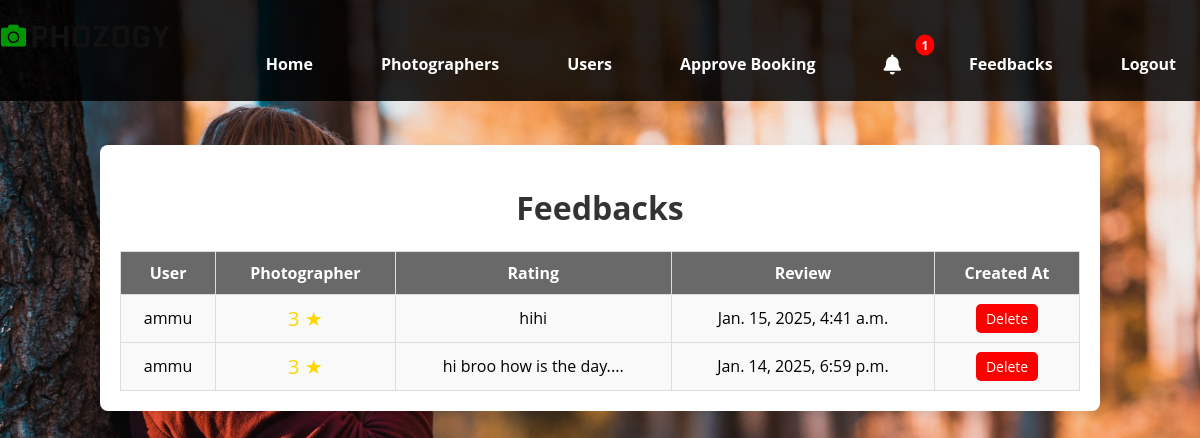
The page /admin_feedback_view/ on the database its author committed.
### app1/models.py (models this page shows, shortened)
class Feedback(models.Model):
    user = models.ForeignKey(user_registration, on_delete=models.CASCADE)  # The user providing the feedback
    rating = models.IntegerField(choices=[(i, str(i)) for i in range(1, 6)])  # Rating out of 5
    review = models.TextField(blank=True, null=True)  # Optional detailed review
    created_at = models.DateTimeField(auto_now_add=True)  # Automatically adds the feedback timestamp

class user_registration(models.Model):
    fullname = models.CharField(max_length=30)
    email = models.EmailField()
    phonenumber = models.IntegerField()
    username = models.CharField(max_length=30)
    password = models.CharField(max_length=10)             # user registration
    is_accepted = models.BooleanField(default=False)

### app1/views.py (the view)
# urls.py: path('admin_feedback_view/', views.admin_feedback_view, name='admin_feedback_view'),
def admin_feedback_view(request):
    unread_count = Notification.objects.filter(is_read=False).count()
    feedbacks = Feedback.objects.all().order_by('-created_at')
    return render(request, 'admin_feedback_view.html', {'feedbacks': feedbacks,'unread_count': unread_count})

### template/admin_feedback_view.html (shortened to what this page needs)
<!DOCTYPE html>
<html lang="en">
<head>
    {% load static %}
    <link rel="stylesheet" href="https://cdnjs.cloudflare.com/ajax/libs/font-awesome/5.15.1/css/all.min.css">
</head>
<body>
<header class="header-section">
    <div class="container-fluid">
        <div class="row">
            <div class="col-lg-12 d-flex align-items-center">
                <div class="logo">
                    <a href="./index.html">
                        <img src="{% static 'img/logo.png' %}" alt="Logo">
                    </a>
                </div>
                <nav class="nav-menu">
                    <ul class="d-flex">
                        <li class="active"><a href="../admin_dashboard">Home</a></li>
                        <li><a href="../admin_view_photographer">Photographers</a></li>
                        <li><a href="../view_user">Users</a></li>
                        <li><a href="../accept_booking">Approve booking</a></li>
                        <li>  <a href="{% url 'admin_notification' %}" class="notification-icon">
    <i class="fa fa-bell"></i>
    {% if unread_count > 0 %}
        <span class="badge">{{ unread_count }}</span>
    {% endif %}
</a></li>
                        <li><a href="../admin_feedback_view">Feedbacks</a></li>
                        <li class="nav-item"><a href="../logout">Logout</a></li>
                    </ul>
                </nav>
            </div>
        </div>
    </div>
</header>
<br><br>
<div class="container">
    <h1>Feedbacks</h1>
    <table>
        <thead>
            <tr>
                <th>User</th>
                <th>Photographer</th>
                <th>Rating</th>
                <th>Review</th>
                <th>Created At</th>
            </tr>
        </thead>
        <tbody>
            {% for feedback in feedbacks %}
            <tr>
                <td>{{ feedback.user.username }}</td>
                <td class="rating">{{ feedback.rating }} ★</td>
                <td>{{ feedback.review }}</td>
                <td>{{ feedback.created_at }}</td>
                <td class="action-buttons">
                   <a href="{% url 'delete_feedback' feedback.id %}">Delete</a>
                </td>
            </tr>
            {% empty %}
            <tr>
                <td colspan="6">No feedbacks available.</td>
            </tr>
            {% endfor %}
        </tbody>
    </table>
</div>
</body>
</html>

### rows shown on the page
Feedback: user.username "ammu", rating "3", review "hihi", created_at "Jan. 15, 2025, 4:41 a.m."
Feedback: user.username "ammu", rating "3", review "hi broo how is the day....", created_at "Jan. 14, 2025, 6:59 p.m."

### other values the page prints
{{ unread_count }} "1"
